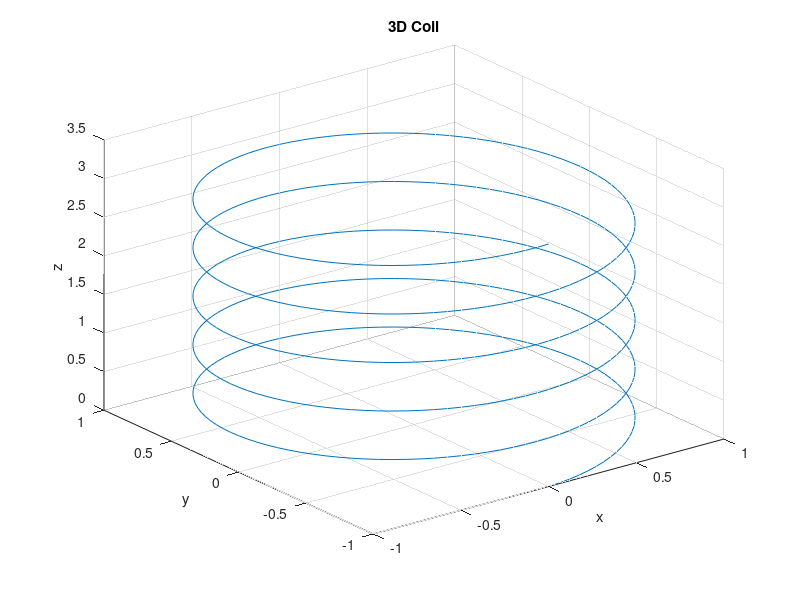
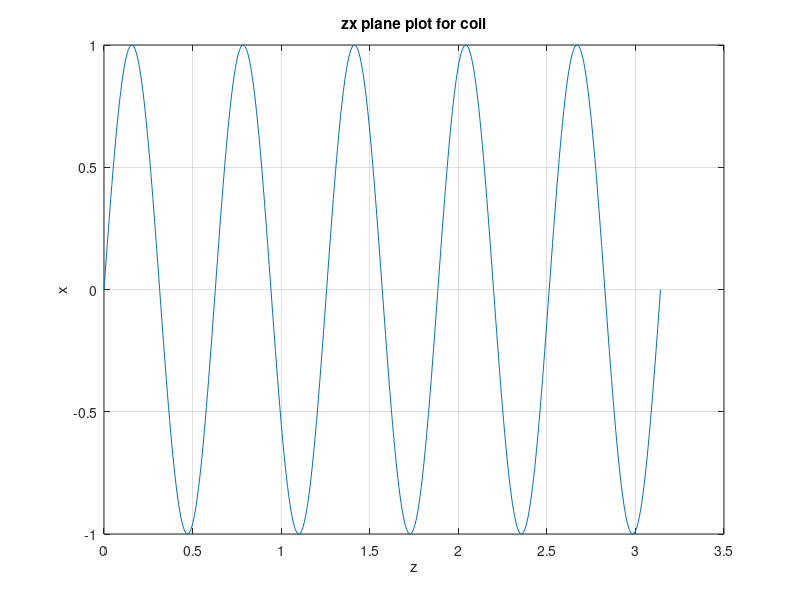
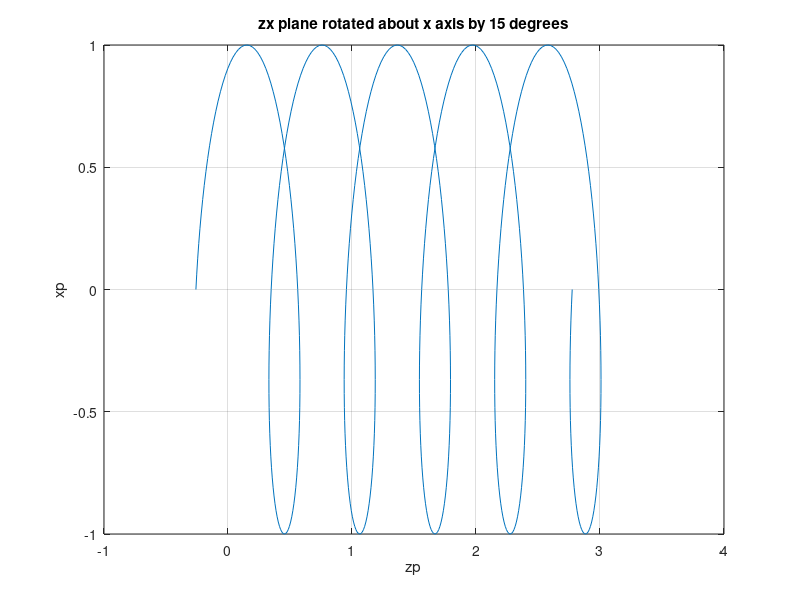

These charts were generated, in order, by the following MATLAB code:
t = 0:pi/50:10*pi;
x = cos(t+3*pi/2);
y = sin(t+3*pi/2);
z = 0.1*t;
figure(1)
plot3(x,y,z)
grid
title('3D Coil');
xlabel('x')
ylabel('y')
zlabel('z')

% zx plane plot

figure(2)
plot(z,x)
grid
title('zx plane plot for coil')
xlabel('z')
ylabel('x')

% Rotate about axis (zx plane rotated about x axis by 15 degrees)

figure(3)

a = 15*pi/180;
c = cos(a);s = sin(a);
zp = s*y + c*z; % Rotate about x axis
xp = x;
yp = c*y - s*z;
plot(zp,xp) % Rorated zx plane plot
grid
title('zx plane rotated about x axis by 15 degrees')
xlabel('zp')
ylabel('xp')